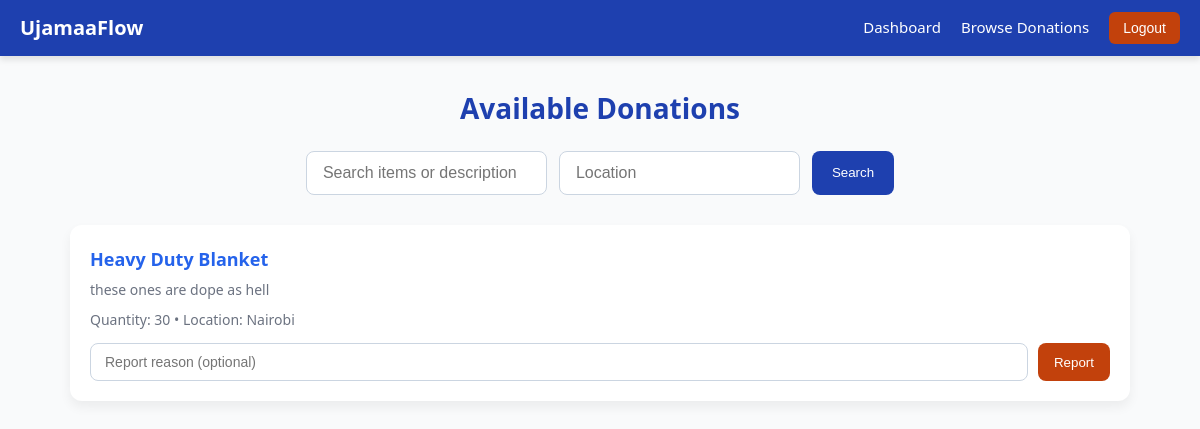
Screenshot of /browse (signed in) with the database file from the repository.
### app/models.py (models this page shows)
class Donation(db.Model):
    id = db.Column(db.Integer, primary_key=True)
    donor_id = db.Column(db.Integer, db.ForeignKey('user.id'))
    item = db.Column(db.String(150), nullable=False)
    quantity = db.Column(db.String(50))
    description = db.Column(db.Text)
    location = db.Column(db.String(100))
    matched = db.Column(db.Boolean, default=False)
    flagged = db.Column(db.Boolean, default=False)
    media = db.relationship('DonationMedia', backref='donation', lazy=True, cascade='all, delete-orphan')
    reports = db.relationship('DonationReport', backref='donation', lazy=True, cascade='all, delete-orphan')

### app/routes.py (the view)
@main.route('/browse')
@login_required
def browse():
    if current_user.role != 'recipient':
        flash('Only recipients can browse available donations.')
        return redirect(url_for('main.dashboard'))
    query = request.args.get('q', '').strip()
    category = request.args.get('category', '').strip()
    location = request.args.get('location', '').strip()
    donations_query = Donation.query.filter_by(matched=False)
    if query:
        donations_query = donations_query.filter(
            (Donation.item.ilike(f"%{query}%")) | (Donation.description.ilike(f"%{query}%"))
        )
    if location:
        donations_query = donations_query.filter(Donation.location.ilike(f"%{location}%"))
    donations = donations_query.order_by(Donation.id.desc()).all()
    return render_template('recipient/browse.html', donations=donations, q=query, category=category, location=location)

### app/__init__.py (called while the page is built)
@login_manager.user_loader
def load_user(user_id):
    return User.query.get(int(user_id))

### app/templates/recipient/browse.html (shortened to what this page needs)
<!DOCTYPE html>
<html lang="en">
<head>
</head>
<body>
  <nav>
    <a href="{{ url_for('main.dashboard') }}" class="logo">UjamaaFlow</a>
    <ul>
      <li><a href="{{ url_for('main.dashboard') }}">Dashboard</a></li>
      <li><a href="{{ url_for('main.browse') }}">Browse Donations</a></li>
      <li>
        <form action="{{ url_for('auth.logout') }}" method="POST" style="display:inline;">
          <button type="submit" class="logout-btn">Logout</button>
        </form>
      </li>
    </ul>
  </nav>
  <div class="container">
    <h1>Available Donations</h1>
    <form class="filters" method="GET" action="{{ url_for('main.browse') }}">
      <input type="text" name="q" placeholder="Search items or description" value="{{ q }}" />
      <input type="text" name="location" placeholder="Location" value="{{ location }}" />
      <button type="submit">Search</button>
    </form>
    {% if donations %}
      {% for d in donations %}
        <div class="card">
          <div class="item">{{ d.item }}</div>
          {% if d.description %}
            <div class="muted">{{ d.description }}</div>
          {% endif %}
          <div class="muted">
            Quantity: {{ d.quantity or 'N/A' }} • Location: {{ d.location or 'N/A' }}
          </div>
          <form class="report" action="{{ url_for('main.report_donation', donation_id=d.id) }}" method="POST">
            <input type="text" name="reason" placeholder="Report reason (optional)" />
            <button type="submit">Report</button>
          </form>
        </div>
      {% endfor %}
    {% else %}
      <div class="empty">No donations found. Try different filters.</div>
    {% endif %}
  </div>
</body>
</html>

### app/templates/recipient/browse.html (style rules this page uses)
* { box-sizing: border-box; margin: 0; padding: 0; }
body { font-family: 'Segoe UI', Tahoma, Geneva, Verdana, sans-serif; background-color: #f9fafb; color: #1f2937; line-height: 1.6; }
nav { background-color: #1E40AF; padding: 12px 20px; display: flex; align-items: center; justify-content: space-between; box-shadow: 0 4px 6px rgba(0,0,0,0.1); }
nav .logo { color: white; font-size: 20px; font-weight: bold; text-decoration: none; }
nav ul { list-style: none; display: flex; gap: 20px; align-items: center; }
nav ul li a { color: white; text-decoration: none; font-size: 15px; transition: color 0.3s ease; }
nav .logout-btn { background-color: #C2410C; color: white; padding: 8px 14px; border-radius: 6px; border: none; cursor: pointer; font-size: 14px; transition: background 0.3s ease; }
.container { max-width: 1100px; margin: 30px auto; padding: 0 20px; }
h1 { font-size: 28px; font-weight: bold; text-align: center; color: #1E40AF; margin-bottom: 20px; }
.filters { display: flex; flex-wrap: wrap; justify-content: center; gap: 12px; margin-bottom: 30px; }
.filters input { padding: 12px 16px; font-size: 16px; border-radius: 8px; border: 1px solid #cbd5e1; outline-color: #60a5fa; }
.filters button { background-color: #1E40AF; color: white; padding: 12px 20px; border-radius: 8px; border: none; cursor: pointer; transition: background 0.3s ease; }
.card { background: #fff; padding: 20px; border-radius: 12px; margin-bottom: 20px; box-shadow: 0 6px 12px rgba(0, 0, 0, 0.06); transition: transform 0.2s ease; }
.item { font-weight: bold; font-size: 18px; color: #2563eb; margin-bottom: 5px; }
.muted { color: #6b7280; font-size: 14px; margin-bottom: 8px; }
.report { margin-top: 12px; display: flex; flex-wrap: wrap; gap: 10px; }
.report input { flex: 1; padding: 10px 14px; font-size: 14px; border-radius: 8px; border: 1px solid #cbd5e1; outline-color: #60a5fa; }
.report button { background-color: #C2410C; color: white; padding: 10px 16px; border-radius: 8px; border: none; cursor: pointer; transition: background 0.3s ease; }

### rows the page displays
Donation: item "Heavy Duty Blanket", description "these ones are dope as hell", quantity "30", location "Nairobi"
